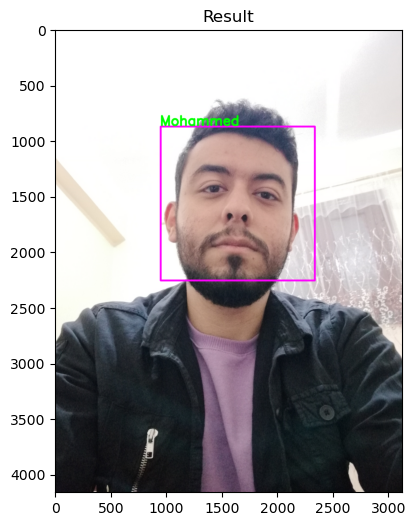
#> input picture Images/Mohammed.png, 416 x 526 px; its folder holds only this picture in this run
$ jupyter execute --allow-errors FacialRecognationWithOSL.ipynb
#> lines starting #> are read from the running program, lines starting #| are printed output that depends on the picture
# `Notebook Contents`
- Importing The Dependencies
- Required Functions
- Haarcascade Face Detector
- VGGFace Network
- Testing Stage

### Importing The Dependencies

[cell 1]
# Matplotlib
import matplotlib.pyplot as plt

# Open CV
import cv2

# Operating System
import os

# Tensorflow
from tensorflow.keras.models import Sequential
from tensorflow.keras.layers import ZeroPadding2D
from tensorflow.keras.layers import Convolution2D
from tensorflow.keras.layers import MaxPooling2D
from tensorflow.keras.layers import Dropout
from tensorflow.keras.layers import Flatten
from tensorflow.keras.layers import Activation
from tensorflow.keras.models import Model
from tensorflow.keras.preprocessing.image import load_img
from tensorflow.keras.preprocessing.image import img_to_array
from tensorflow.keras.applications.imagenet_utils import preprocess_input

# Numpy
import numpy as np

### Required Functions

[cell 2]
# Imshow function
def imshow(img,title = 'Face',size = 6):
    # Get the image height and width
    h,w = img.shape[:2]

    # Aspect ratio
    asp_ratio = h / w

    # Set the figure size
    plt.figure(figsize=(size * asp_ratio,size))

    # Show the image
    plt.imshow(cv2.cvtColor(img,cv2.COLOR_BGR2RGB))
    plt.title(title.title())
    plt.show()

# Preprocess func
def preprocess(path):
    # Loading the image
    img = load_img(path,target_size = (224,224))

    # Preprocess the image
    img = img_to_array(img)
    img = np.expand_dims(img,axis = 0)
    img = preprocess_input(img)

    # Result
    return img

# The cosine similarity func
def cosine_similarity(src_rep,test_rep):
    # The numerator
    a = np.matmul(np.transpose(src_rep),test_rep)

    # The denominator
    b = np.sum(np.multiply(src_rep,src_rep))
    c = np.sum(np.multiply(test_rep,test_rep))

    # The result
    return 1 - (a / (np.sqrt(b) * np.sqrt(c)))

### Haarcascade Face Detector

[cell 3]
# Loading the model
face_detector = cv2.CascadeClassifier('haarcascade_frontalface_default.xml')

# Making a directory
os.makedirs('ExtractedFaces')

# Path of the original images
path = 'Images'

# Path of the extracted faces
ex_path = 'ExtractedFaces'
# Get the extracted faces
for file in os.listdir(path):
    img = cv2.imread(os.path.join(path,file))
#> img is the input picture: shape (526, 416, 3); mean B, G, R 175.7, 173.3, 177.5
    haar_res = face_detector.detectMultiScale(img,1.3,3)
#> haar_res = [[160, 131, 151, 151]]
    for (x,y,w,h) in haar_res:
        face = img[y:y + h,x:x + w]
        roi = cv2.resize(face,(128,128),interpolation = cv2.INTER_CUBIC)
#> this loop made 1 pass
#> pass 1, `face = img[y:y + h,x:x + w]`:
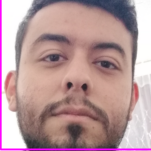
#> face: shape (151, 151, 3); mean B, G, R 154.7, 152.4, 183.5
#> pass 1, `roi = cv2.resize(face,(128,128),interpolation = cv2.INTER_CUBIC)`:
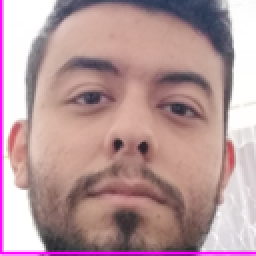
#> roi: shape (128, 128, 3) (shown 2 times larger); mean B, G, R 154.7, 152.3, 183.5

    # Save the result
    cv2.imwrite(os.path.join(ex_path,'face_'+file),roi)

    # Show the extracted image
    imshow(roi,size = 3)

### VGGFace Network

#> (a cell that did not finish here is left out)

### Testing Stage

[cell 5]
# Get the extracted faces pred

# People dictionary
people = dict()

# Iterate over the extracted faces
for face in os.listdir(ex_path):
    name,extension = face.split('.')
    people[name[5:]] = model.predict(preprocess(os.path.join(ex_path,face)),verbose = 0)[0,:]

# Get the face of an image
img = cv2.imread('Mohammed.jpg')
detected_face = face_detector.detectMultiScale(img,1.3,3)
#> detected_face = [[160, 131, 151, 151]]

# Iterate over the face info
#> (the rest of this cell did not finish here and is left out)
